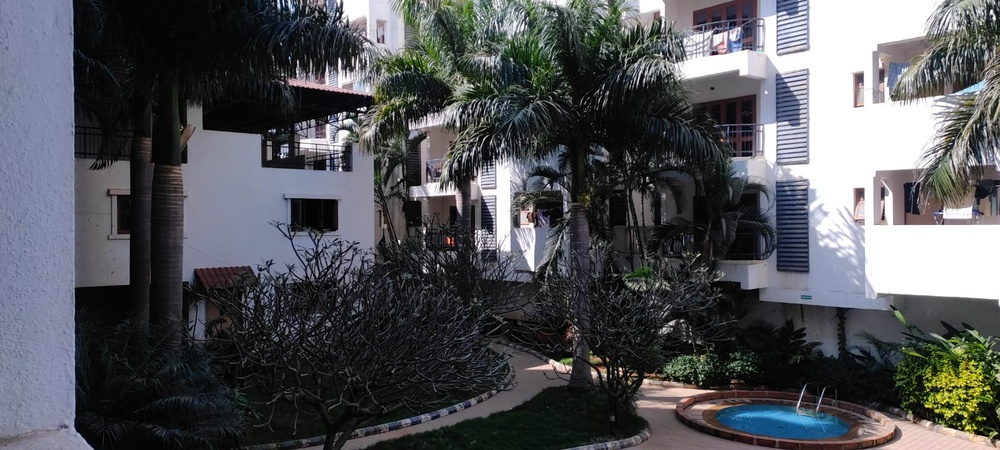
#> input picture Assignment2/inputImages/Set2/pano1.jpg, 1000 x 450 px, shrunk from 1600 x 720 before the run; its folder holds 4 pictures in this run
$ python trial.py
#> lines starting #> are read from the running program, lines starting #| are printed output that depends on the picture
import cv2
import os
import numpy as np

def compute_homography(img1, img2):
    """
    Computes the homography matrix between two images using feature matching.
    """
    # Convert images to grayscale
    gray1 = cv2.cvtColor(img1, cv2.COLOR_BGR2GRAY)
    gray2 = cv2.cvtColor(img2, cv2.COLOR_BGR2GRAY)

    # Use SIFT for feature detection
    sift = cv2.SIFT_create()
    kp1, des1 = sift.detectAndCompute(gray1, None)
    kp2, des2 = sift.detectAndCompute(gray2, None)

    if des1 is None or des2 is None:
        print("Error: Could not compute descriptors.")
        return None

    # Feature matching
    bf = cv2.BFMatcher()
    matches = bf.knnMatch(des1, des2, k=2)
    good_matches = [m for m, n in matches if m.distance < 0.75 * n.distance]

    if len(good_matches) < 10:
        print("Not enough good matches found.")
        return None

    # Get matched keypoints
    src_pts = np.float32([kp1[m.queryIdx].pt for m in good_matches]).reshape(-1, 1, 2)
    dst_pts = np.float32([kp2[m.trainIdx].pt for m in good_matches]).reshape(-1, 1, 2)

    # Compute homography
    H, mask = cv2.findHomography(src_pts, dst_pts, cv2.RANSAC, 4.0)
    return H

def warp_images(images, homographies, middle_index):
    """
    Warps all images into the same coordinate space using the middle image as reference.
    """
    h, w = images[middle_index].shape[:2]
    all_corners = []

    for i, H in enumerate(homographies):
        corners = np.float32([[0, 0], [0, h], [w, h], [w, 0]]).reshape(-1, 1, 2)
        transformed_corners = cv2.perspectiveTransform(corners, H)
        all_corners.append(transformed_corners)

    all_corners = np.concatenate(all_corners, axis=0)
    x_min, y_min = np.int32(all_corners.min(axis=0).flatten())
    x_max, y_max = np.int32(all_corners.max(axis=0).flatten())

    # Compute translation matrix
    translation_matrix = np.array([[1, 0, -x_min], [0, 1, -y_min], [0, 0, 1]])

    # Warp all images into a common space
    panorama_size = (x_max - x_min, y_max - y_min)
    panorama = np.zeros((y_max - y_min, x_max - x_min, 3), dtype=np.uint8)

    for i, (img, H) in enumerate(zip(images, homographies)):
        H_translated = translation_matrix @ H
        warped_img = cv2.warpPerspective(img, H_translated, panorama_size)
        panorama = np.maximum(panorama, warped_img)  # Overlay images

    return panorama

def main():
    input_folder = "inputImages/Set2"

    if not os.path.exists(input_folder):
        print(f"Folder {input_folder} does not exist.")
        return

    # Read images from the folder
    image_files = sorted([f for f in os.listdir(input_folder) if f.endswith(('.jpg', '.png', '.jpeg'))])
    images = [cv2.imread(os.path.join(input_folder, f)) for f in image_files]
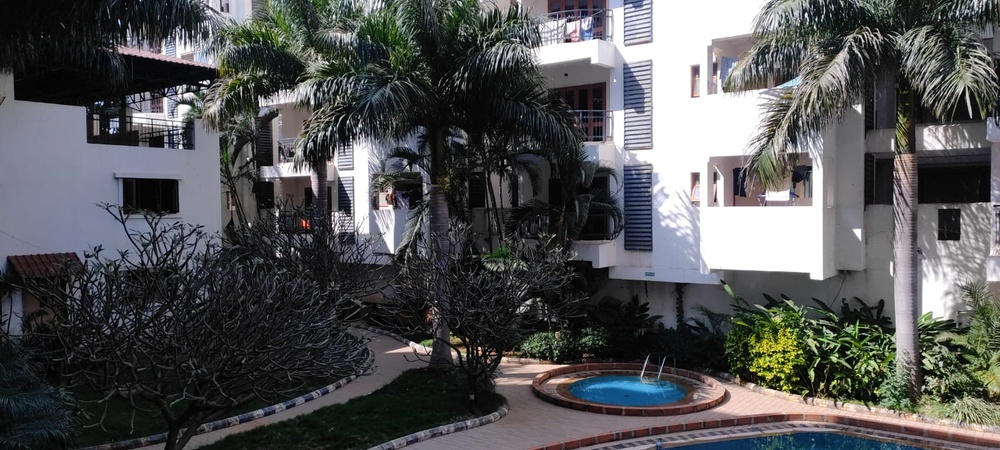
#> input picture Assignment2/inputImages/Set2/pano2.jpg, 1000 x 450 px, shrunk from 1600 x 720 before the run
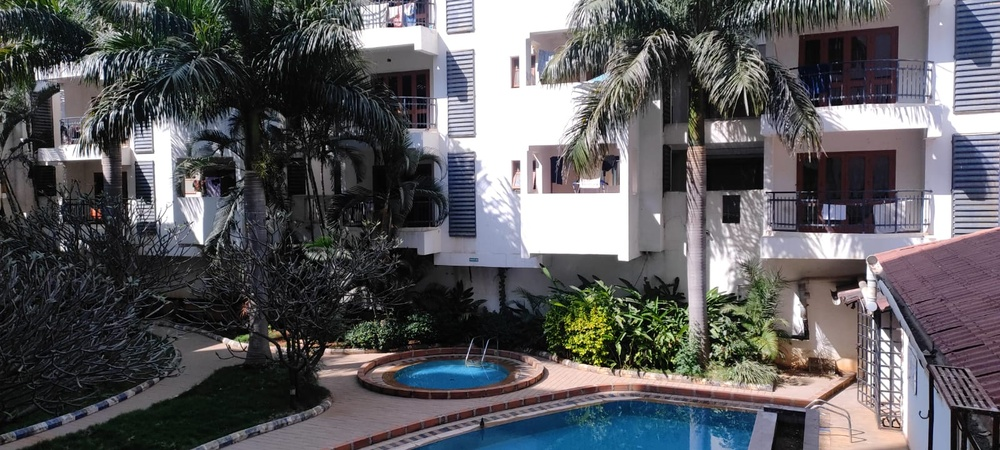
#> input picture Assignment2/inputImages/Set2/pano3.jpg, 1000 x 450 px, shrunk from 1600 x 720 before the run
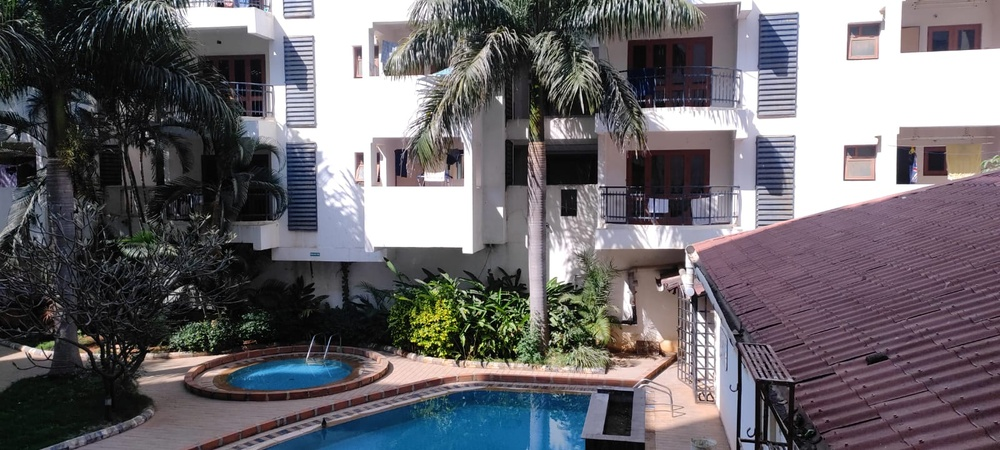
#> input picture Assignment2/inputImages/Set2/pano4.jpg, 1000 x 450 px, shrunk from 1600 x 720 before the run

    if len(images) < 2:
        print("Error: Need at least two images for stitching.")
        return

    # Select the middle image as reference
    middle_index = len(images) // 2
#> middle_index = 2
    homographies = [np.eye(3)]  # Identity matrix for the reference image

    # Compute homographies for left and right images relative to the middle
    for i in range(middle_index - 1, -1, -1):  # Left-side images
        H = compute_homography(images[i], images[i + 1])
        if H is None:
            print(f"Skipping image {i} due to homography failure.")
            continue
        homographies.insert(0, homographies[0] @ H)  # Accumulate homographies
#> this loop made 2 passes
#> (matches in compute_homography, good_matches in compute_homography) on passes 1 to 2: (4412 matches, 1563 matches), (3412 matches, 1525 matches)
#> pass 1, in compute_homography, `gray2 = cv2.cvtColor(img2, cv2.COLOR_BGR2GRAY)`:
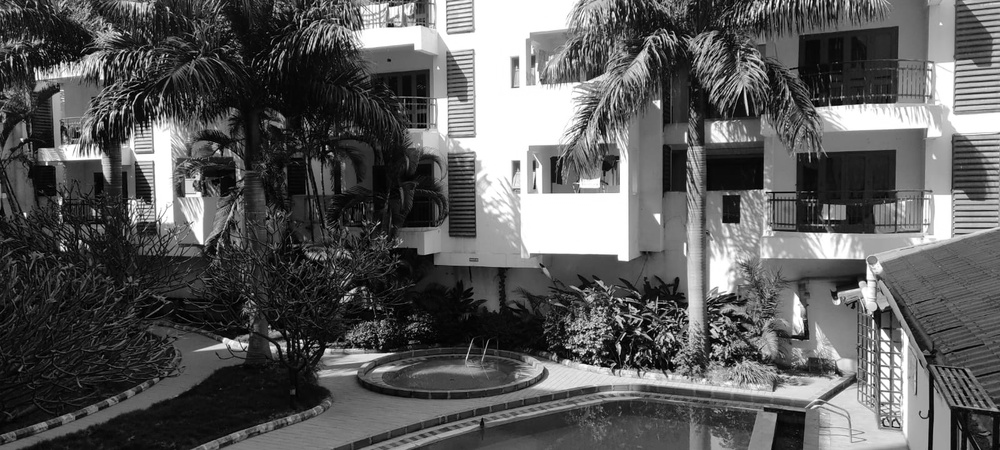
#> gray2: shape (450, 1000); min 0, max 255, mean 91.3
#> after the loop, homographies = [[[1.93, 0.056, -753.1], [0.198, 1.6, -185.7], [0.00103, 0.000106, 0.868]], [[1.49, 0.0273, -350.2], [0.0919, 1.3, -72.94], [0.000481, 4.11e-05, 1]], [[1, 0, 0], [0, 1, 0], [0, 0, 1]]]

    for i in range(middle_index + 1, len(images)):  # Right-side images
        H = compute_homography(images[i], images[i - 1])
        if H is None:
            print(f"Skipping image {i} due to homography failure.")
            continue
        homographies.append(homographies[-1] @ np.linalg.inv(H))  # Accumulate in reverse
#> this loop made 1 pass
#> (i, matches in compute_homography, good_matches in compute_homography) on pass 1: (3, 4072 matches, 1607 matches)
#> pass 1, in compute_homography (call 3), `gray1 = cv2.cvtColor(img1, cv2.COLOR_BGR2GRAY)`:
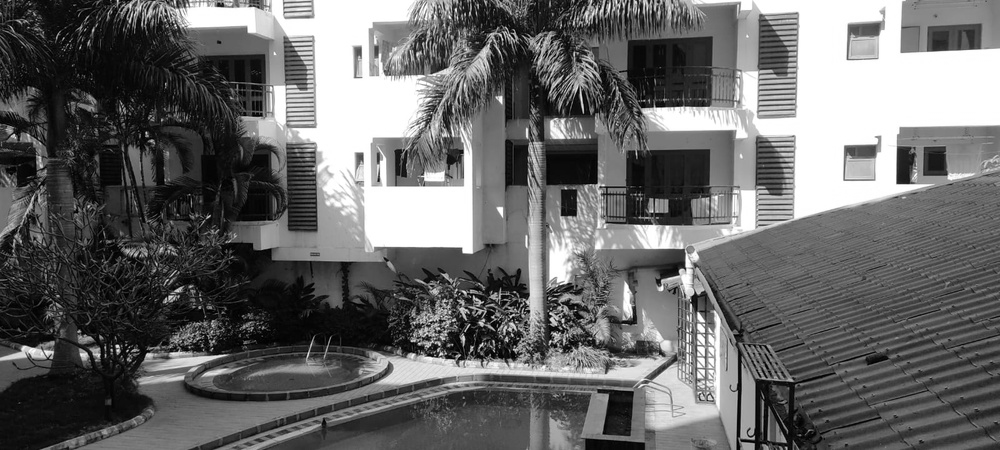
#> gray1: shape (450, 1000); min 0, max 255, mean 104.1
#> after the loop, homographies = 4 items

    # Warp images into common space
    final_panorama = warp_images(images, homographies, middle_index)
#> the loop in warp_images, `for i, H in enumerate(homographies):` made 4 passes
#> (H, transformed_corners) on pass 3: ([[1, 0, 0], [0, 1, 0], [0, 0, 1]], [[0, 0], [0, 450], [1000, 450], [1000, 0]])
#> after the loop in warp_images, `for i, H in enumerate(homographies):`: all_corners = [[[-867.6, -213.9], [-794.8, 584.5], [617.3, 376], [619.6, 6.24]], [[-350.2, -72.94], [-331.8, 503.5], [769.3, 403.4], [770.6, 12.8]], [[0, 0], [0, 450], [1000, 450], [1000, 0]], [[-295.3, -59.24], [-289, 496.8], [793.2, 414.6], [793.7, 19.17]]]
#> in warp_images, `all_corners = np.concatenate(all_corners, axis=0)`: all_corners = 16 rows, first 8: [-867.6, -213.9], [-794.8, 584.5], [617.3, 376], [619.6, 6.24], [-350.2, -72.94], [-331.8, 503.5], [769.3, 403.4], [770.6, 12.8]
#> in warp_images, `x_min, y_min = np.int32(all_corners.min(axis=0).flatten())`: x_min = -867; y_min = -213
#> in warp_images, `x_max, y_max = np.int32(all_corners.max(axis=0).flatten())`: x_max = 1000; y_max = 584
#> in warp_images, `translation_matrix = np.array([[1, 0, -x_min], [0, 1, -y_min], [0, 0, ..`: translation_matrix = [[1, 0, 867], [0, 1, 213], [0, 0, 1]]
#> in warp_images, `panorama_size = (x_max - x_min, y_max - y_min)`: panorama_size = (1867, 797)
#> the loop in warp_images, `for i, (img, H) in enumerate(zip(images, homographies)):` made 4 passes
#> (H, H_translated) on pass 3: ([[1, 0, 0], [0, 1, 0], [0, 0, 1]], [[1, 0, 867], [0, 1, 213], [0, 0, 1]])
#> pass 1, in warp_images, `warped_img = cv2.warpPerspective(img, H_translated, panorama_size)`:
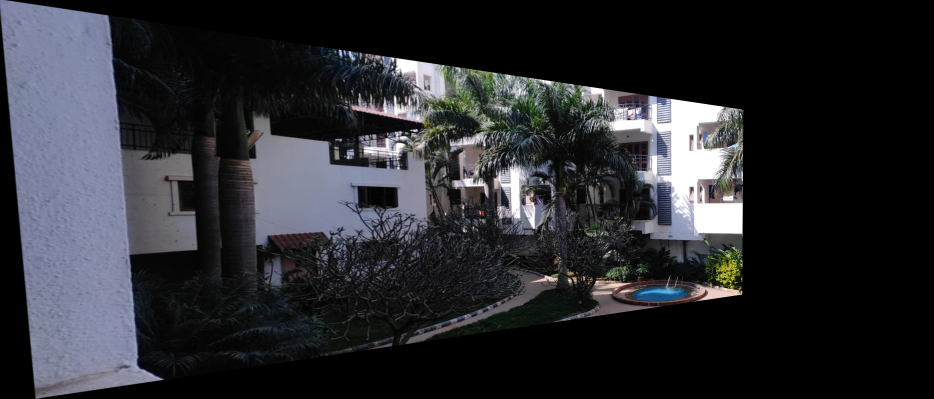
#> warped_img: shape (797, 1867, 3) (shown at 1/2 size); mean B, G, R 47.8, 43.3, 42.3
#> after the loop in warp_images, `for i, (img, H) in enumerate(zip(images, homographies)):`:
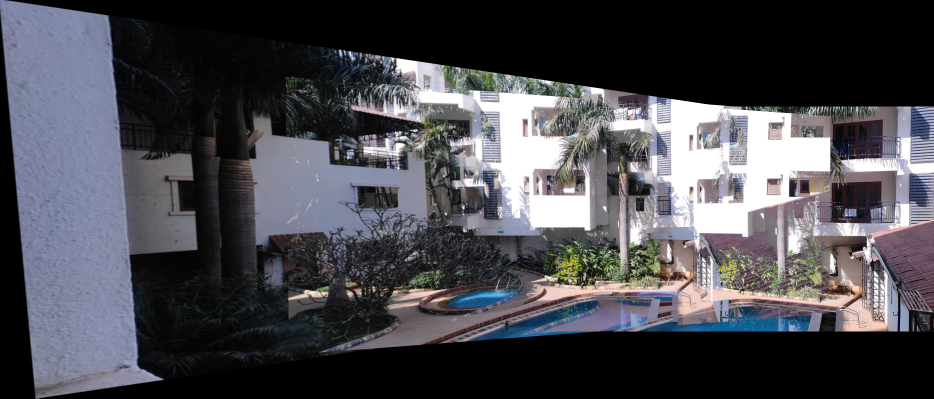
#> panorama: shape (797, 1867, 3) (shown at 1/2 size); mean B, G, R 79.1, 73.2, 73.4

    # Save the final panorama
    output_path = "outputImages"
    os.makedirs(output_path, exist_ok=True)
    cv2.imwrite(output_path + "/finalPanorama.jpg", final_panorama)
    print(f"Panorama saved at '{output_path}'.")

if __name__ == "__main__":
    main()
